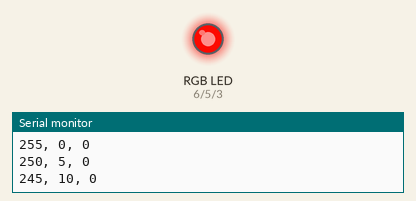
Recording of a sketch running on a simulated Arduino Uno, built with avr-gcc and run on an emulated ATmega328P. On the bench: an RGB LED mixed from three pins (HIGH = lit), the last lines printed to the serial monitor. Dim RGB values are drawn brighter than linear.

Above: at 0.05 s.
At 0.4 s:
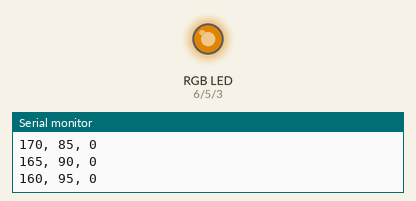
At 0.75 s:
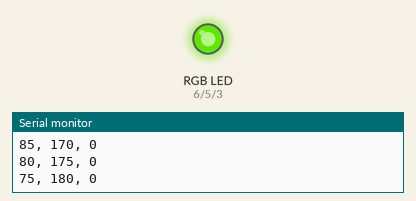
At 1.45 s:
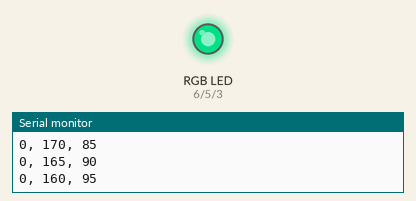
At 2.15 s:
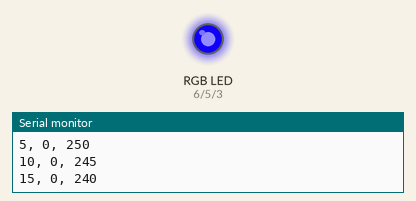
At 2.9 s:
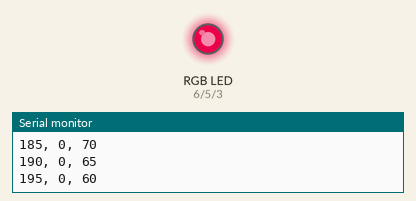
Timing chart, 0 to 7.2 s (numbered marks = the images above):
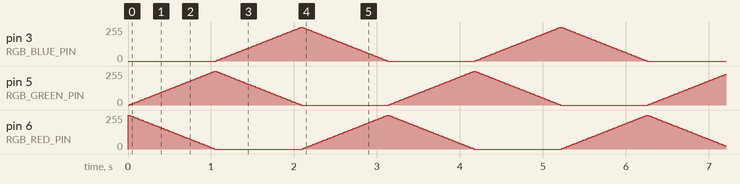

The sketch:

rgbCrossFade.ino
```cpp
const boolean COMMON_ANODE = false;

const int RGB_RED_PIN = 6;
const int RGB_GREEN_PIN  = 5;
const int RGB_BLUE_PIN  = 3;
const int DELAY_MS = 20; // delay in ms between changing colors
const int MAX_COLOR_VALUE = 255;

const int FADE_STEP = 5;

enum RGB {
  RED,
  GREEN,
  BLUE,
  NUM_COLORS
};

int rgbLedValues[] = {255, 0, 0}; // Red, Green, Blue
enum RGB currentFadingUpColor = GREEN;
enum RGB currentFadingDownColor = RED;

void setup() {
  // Set the RGB pins to output
  pinMode(RGB_RED_PIN, OUTPUT);
  pinMode(RGB_GREEN_PIN, OUTPUT);
  pinMode(RGB_BLUE_PIN, OUTPUT);

  // Turn on Serial so we can verify expected colors via Serial Monitor
  Serial.begin(9600);
  Serial.println("Red, Green, Blue");

  // Set initial color
  setColor(rgbLedValues[RED], rgbLedValues[GREEN], rgbLedValues[BLUE]);
  delay(DELAY_MS);
}

void loop() {
  fadeUp();
  fadeDown();
  setColor(rgbLedValues[RED], rgbLedValues[GREEN], rgbLedValues[BLUE]);
  delay(DELAY_MS);
}

void fadeUp() {
  rgbLedValues[currentFadingUpColor] += FADE_STEP;

  boolean isOutOfBounds = rgbLedValues[currentFadingUpColor] >= MAX_COLOR_VALUE;  // if u dont do >= instead of >, red kinda doesnt show up
  if (!isOutOfBounds) return;

  rgbLedValues[currentFadingUpColor] = MAX_COLOR_VALUE;
  currentFadingUpColor = getNextColor(currentFadingUpColor);
}

void fadeDown() {
  rgbLedValues[currentFadingDownColor] -= FADE_STEP;

  boolean isOutOfBounds = rgbLedValues[currentFadingUpColor] <= 0;  // if u dont do <= instead of <, red kinda doesnt show up
  if (!isOutOfBounds) return;

  rgbLedValues[currentFadingDownColor] = 0;
  currentFadingDownColor = getNextColor(currentFadingDownColor);
}


int getNextColor(int color) {
  int nextColor = (int) color + 1;

  bool isOutOfIndex = nextColor > (int) BLUE;
  if (isOutOfIndex) nextColor = RED;

  return nextColor;
}

void setColor(int red, int green, int blue) {
  Serial.print(red);
  Serial.print(", ");
  Serial.print(green);
  Serial.print(", ");
  Serial.println(blue);

  // If a common anode LED, invert values
  if (COMMON_ANODE) {
    red = MAX_COLOR_VALUE - red;
    green = MAX_COLOR_VALUE - green;
    blue = MAX_COLOR_VALUE - blue;
  }

  analogWrite(RGB_RED_PIN, red);
  analogWrite(RGB_GREEN_PIN, green);
  analogWrite(RGB_BLUE_PIN, blue);
}
```
